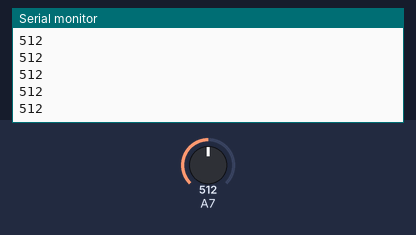
A sketch run on a simulated Arduino Mega 2560, built with avr-gcc and run on an emulated ATmega2560. On the bench: the last lines printed to the serial monitor. The inputs (shaded band) are chosen by the test bench; at power-on: A7 = 512.

Above: at 1.2 s.
1.3 s: A7 set to 716
At 1.32 s:
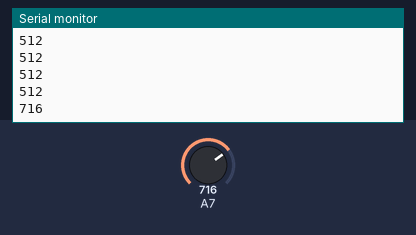
2.8 s: A7 set to 900
At 2.83 s:
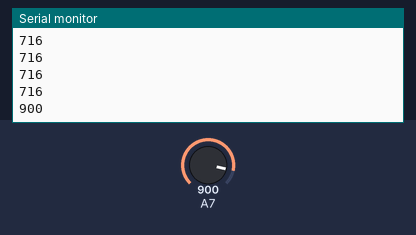
Timing chart, 0 to 5.8 s (numbered marks = the images above; inputs shaded):
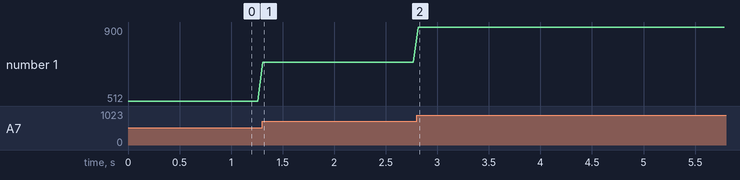

Measured:
- after the input at 1.3 s, the serial monitor: prints a new line at once (image 1)
- after the input at 2.8 s, the serial monitor: prints a new line at once (image 2)
- plotted number 1: 512 → 716 after the input at 1.3 s, 716 → 900 after the input at 2.8 s

The sketch:

potentiometer.ino
```cpp
#define POT_PIN 39

void setup() {
  // put your setup code here, to run once:
  Serial.begin(115200);
}

void loop() {
  // put your main code here, to run repeatedly:
  int value = analogRead(POT_PIN);
  Serial.println(value);
  delay(50);
}
```
